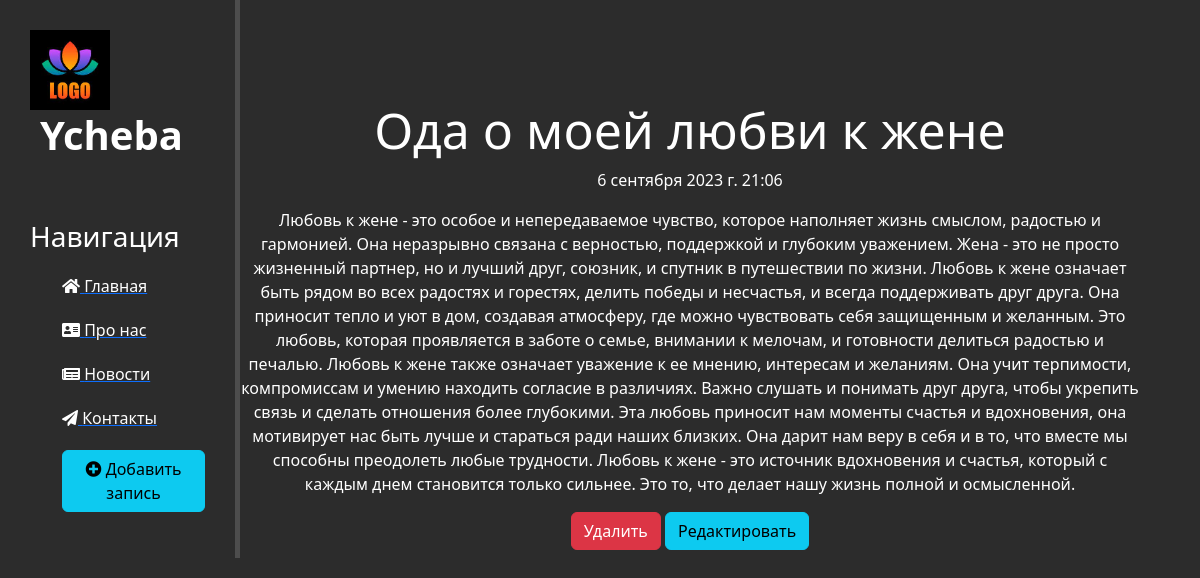
Screenshot of /news/1 with the database file from the repository.
### news/models.py (models this page shows, shortened)
class Artiles(models.Model):
    title = models.CharField('Заголовок', max_length=50)
    anons = models.CharField('Анонс', max_length=250)
    full_text = models.TextField('Статья')
    date = models.DateTimeField('Дата публикации')
    class Meta:
        verbose_name = 'Новость'
        verbose_name_plural = 'Новости'

### news/views.py (the view)
# urls.py: path('<int:pk>', views.NewsDetailView.as_view(), name='news-detail'),
class NewsDetailView(DetailView):
    model = Artiles
    template_name = 'news/details_view.html'
    context_object_name = 'article'

### news/templates/news/details_view.html (shortened to what this page needs)
{% extends 'main/layout.html' %}
{% block content %}
    <div class="features">
        <h1>{{ article.title }}</h1>
        <p>{{ article.date }}</p>
        <p>{{ article.full_text}}</p>
        <a href="{% url 'news-delete' article.id %}" class="btn btn-danger">Удалить</a>
        <a href="{% url 'news-update' article.id %}" class="btn btn-info">Редактировать</a>
    </div>
{% endblock %}

### main/templates/main/layout.html (shortened to what this page needs)
{% load static %}
<!DOCTYPE html>
<html lang="en">
<head>
    <link rel="stylesheet" href="https://cdn.jsdelivr.net/npm/bootstrap@5.2.3/dist/css/bootstrap.min.css">
    <link rel="stylesheet" href="{% static 'main/css/main.css' %}">
    <link rel="stylesheet" href="https://use.fontawesome.com/releases/v5.8.2/css/all.css">
</head>
<body>
    <aside>
        <img src="{% static 'main/img/logo.png' %}" alt="">
        <span class="logo">Ycheba</span>
        <h3>Навигация</h3>
        <ul>
            <a href="{% url 'home' %}"><li><i class="fas fa-home"></i> Главная</li></a>
            <a href="{% url 'about' %}"><li><i class="fas fa-address-card"></i> Про нас</li></a>
            <a href="{% url 'news_home' %}"><li><i class="fas fa-newspaper"></i> Новости</li></a>
            <a href=""><li><i class="fas fa-paper-plane"></i> Контакты</li></a>
            <a href="{% url 'create' %}"><li><button class="btn btn-info"><i class="fas fa-plus-circle"></i> Добавить запись</li></a>
        </ul>
    </aside>
    <main>
      {% block content %}
      {% endblock %}
    </main>
</body>
</html>

### main/static/main/css/main.css (style rules this page uses)
body { background: #2c2c2c; }
aside { float: left; width: 20%; padding: 2.5%; heigth: 100vh; color: #fff; border-right: 5px solid #4d4d4d; }
aside img { width: 80px; float: left; }
aside .logo { font-size: 40px; margin-left: 10px; font-weight: bold; position: relative; top: -5px; }
aside h3 { margin-top: 50px; font-size: 28px; }
aside ul { list-stile: none }
aside ul li { color: #fff; display: block; margin-top: 20px; transition: transform .6s ease; }
main .features { float: left; color: #fff; margin-top: 100px; text-align: center; width: 75%; }
main .features h1 { font-size: 50px; }

### rows the page displays
Artiles: title "Ода о моей любви к жене", date "6 сентября 2023 г. 21:06", full_text "Любовь к жене - это особое и непередаваемое чувство, которое наполняет жизнь смыслом, радостью и гармонией. Она неразрывно связана с верностью, поддержкой и глубоким уважением. Жена - это не просто жизненный партнер, но и лучший друг, союзник, и спутник в путешествии по жизни. Любовь к жене означает быть рядом во всех радостях и горестях, делить победы и несчастья, и всегда поддерживать друг друга. Она приносит тепло и уют в дом, создавая атмосферу, где можно чувствовать себя защищенным и желанным. Это любовь, которая проявляется в заботе о семье, внимании к мелочам, и готовности делиться радостью и печалью. Любовь к жене также означает уважение к ее мнению, интересам и желаниям. Она учит…"
